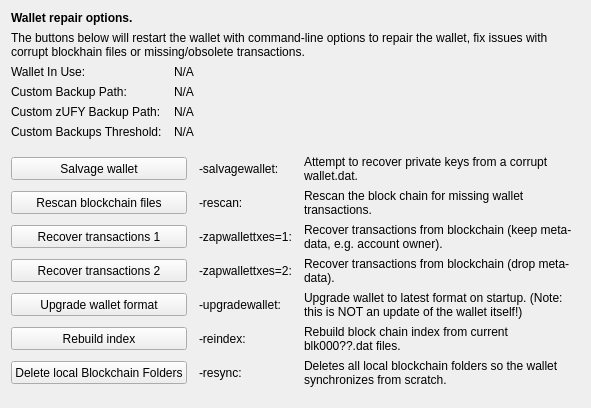
     <widget class="QWidget" name="tab_repair">
      <attribute name="title">
       <string>&amp;Wallet Repair</string>
      </attribute>
      <layout class="QGridLayout" name="gridLayout_4" columnstretch="0,0,0,0">
       <property name="horizontalSpacing">
        <number>12</number>
       </property>
       <item row="0" column="0" colspan="4">
        <widget class="QLabel" name="label_repair_header">
         <property name="font">
          <font>
           <weight>75</weight>
           <bold>true</bold>
          </font>
         </property>
         <property name="text">
          <string>Wallet repair options.</string>
         </property>
        </widget>
       </item>
       <item row="1" column="0" colspan="4">
        <widget class="QLabel" name="label_repair_helptext">
         <property name="font">
          <font>
           <weight>50</weight>
           <bold>false</bold>
          </font>
         </property>
         <property name="text">
          <string>The buttons below will restart the wallet with command-line options to repair the wallet, fix issues with corrupt blockhain files or missing/obsolete transactions.</string>
         </property>
         <property name="wordWrap">
          <bool>true</bool>
         </property>
        </widget>
       </item>
       <item row="2" column="0">
        <widget class="QLabel" name="wallet_path_label">
         <property name="text">
          <string>Wallet In Use:</string>
         </property>
        </widget>
       </item>
       <item row="2" column="1" colspan="3">
        <widget class="QLabel" name="wallet_path">
         <property name="cursor">
          <cursorShape>IBeamCursor</cursorShape>
         </property>
         <property name="text">
          <string>N/A</string>
         </property>
         <property name="textFormat">
          <enum>Qt::PlainText</enum>
         </property>
         <property name="textInteractionFlags">
          <set>Qt::LinksAccessibleByMouse|Qt::TextSelectableByKeyboard|Qt::TextSelectableByMouse</set>
         </property>
        </widget>
       </item>
       <item row="3" column="0">
        <widget class="QLabel" name="wallet_custombackuppath_label">
         <property name="text">
          <string>Custom Backup Path:</string>
         </property>
         <property name="visible">
          <bool>false</bool>
         </property>
        </widget>
       </item>
       <item row="3" column="1" colspan="3">
        <widget class="QLabel" name="wallet_custombackuppath">
         <property name="cursor">
          <cursorShape>IBeamCursor</cursorShape>
         </property>
         <property name="text">
          <string>N/A</string>
         </property>
         <property name="textFormat">
          <enum>Qt::PlainText</enum>
         </property>
         <property name="textInteractionFlags">
          <set>Qt::LinksAccessibleByMouse|Qt::TextSelectableByKeyboard|Qt::TextSelectableByMouse</set>
         </property>
         <property name="visible">
          <bool>false</bool>
         </property>
        </widget>
       </item>
       <item row="4" column="0">
        <widget class="QLabel" name="wallet_customzufybackuppath_label">
         <property name="text">
          <string>Custom zUFY Backup Path:</string>
         </property>
         <property name="visible">
          <bool>false</bool>
         </property>
        </widget>
       </item>
       <item row="4" column="1" colspan="3">
        <widget class="QLabel" name="wallet_customzufybackuppath">
         <property name="cursor">
          <cursorShape>IBeamCursor</cursorShape>
         </property>
         <property name="text">
          <string>N/A</string>
         </property>
         <property name="textFormat">
          <enum>Qt::PlainText</enum>
         </property>
         <property name="textInteractionFlags">
          <set>Qt::LinksAccessibleByMouse|Qt::TextSelectableByKeyboard|Qt::TextSelectableByMouse</set>
         </property>
         <property name="visible">
          <bool>false</bool>
         </property>
        </widget>
       </item>
       <item row="5" column="0">
        <widget class="QLabel" name="wallet_custombackupthreshold_label">
         <property name="text">
          <string>Custom Backups Threshold:</string>
         </property>
         <property name="visible">
          <bool>false</bool>
         </property>
        </widget>
       </item>
       <item row="5" column="1" colspan="3">
        <widget class="QLabel" name="wallet_custombackupthreshold">
         <property name="cursor">
          <cursorShape>IBeamCursor</cursorShape>
         </property>
         <property name="text">
          <string>N/A</string>
         </property>
         <property name="textFormat">
          <enum>Qt::PlainText</enum>
         </property>
         <property name="textInteractionFlags">
          <set>Qt::LinksAccessibleByMouse|Qt::TextSelectableByKeyboard|Qt::TextSelectableByMouse</set>
         </property>
         <property name="visible">
          <bool>false</bool>
         </property>
        </widget>
       </item>
       <item row="6" column="0">
        <spacer name="verticalSpacer_repair1">
         <property name="orientation">
          <enum>Qt::Vertical</enum>
         </property>
         <property name="sizeHint" stdset="0">
          <size>
           <width>10</width>
           <height>10</height>
          </size>
         </property>
        </spacer>
       </item>
       <item row="7" column="0" colspan="2">
        <widget class="QPushButton" name="btn_salvagewallet">
         <property name="minimumSize">
          <size>
           <width>100</width>
           <height>23</height>
          </size>
         </property>
         <property name="text">
          <string>Salvage wallet</string>
         </property>
        </widget>
       </item>
       <item row="7" column="2">
        <widget class="QLabel" name="label_repair_salvage_command">
         <property name="text">
          <string notr="true">-salvagewallet:</string>
         </property>
        </widget>
       </item>
       <item row="7" column="3">
        <widget class="QLabel" name="label_repair_salvage">
         <property name="text">
          <string>Attempt to recover private keys from a corrupt wallet.dat.</string>
         </property>
         <property name="wordWrap">
          <bool>true</bool>
         </property>
        </widget>
       </item>
       <item row="8" column="0" colspan="2">
        <widget class="QPushButton" name="btn_rescan">
         <property name="minimumSize">
          <size>
           <width>100</width>
           <height>23</height>
          </size>
         </property>
         <property name="text">
          <string>Rescan blockchain files</string>
         </property>
        </widget>
       </item>
       <item row="8" column="2">
        <widget class="QLabel" name="label_repair_rescan_command">
         <property name="text">
          <string notr="true">-rescan:</string>
         </property>
        </widget>
       </item>
       <item row="8" column="3">
        <widget class="QLabel" name="label_repair_rescan">
         <property name="text">
          <string>Rescan the block chain for missing wallet transactions.</string>
         </property>
         <property name="wordWrap">
          <bool>true</bool>
         </property>
        </widget>
       </item>
       <item row="9" column="0" colspan="2">
        <widget class="QPushButton" name="btn_zapwallettxes1">
         <property name="minimumSize">
          <size>
           <width>100</width>
           <height>23</height>
          </size>
         </property>
         <property name="text">
          <string>Recover transactions 1</string>
         </property>
        </widget>
       </item>
       <item row="9" column="2">
        <widget class="QLabel" name="label_repair_zap1_command">
         <property name="text">
          <string notr="true">-zapwallettxes=1:</string>
         </property>
        </widget>
       </item>
       <item row="9" column="3">
        <widget class="QLabel" name="label_repair_zap1">
         <property name="text">
          <string>Recover transactions from blockchain (keep meta-data, e.g. account owner).</string>
         </property>
         <property name="wordWrap">
          <bool>true</bool>
         </property>
        </widget>
       </item>
       <item row="10" column="0" colspan="2">
        <widget class="QPushButton" name="btn_zapwallettxes2">
         <property name="minimumSize">
          <size>
           <width>100</width>
           <height>23</height>
          </size>
         </property>
         <property name="text">
          <string>Recover transactions 2</string>
         </property>
        </widget>
       </item>
       <item row="10" column="2">
        <widget class="QLabel" name="label_repair_zap2_command">
         <property name="text">
          <string notr="true">-zapwallettxes=2:</string>
         </property>
        </widget>
       </item>
       <item row="10" column="3">
        <widget class="QLabel" name="label_repair_zap2">
         <property name="text">
          <string>Recover transactions from blockchain (drop meta-data).</string>
         </property>
         <property name="wordWrap">
          <bool>true</bool>
         </property>
        </widget>
       </item>
       <item row="11" column="0" colspan="2">
        <widget class="QPushButton" name="btn_upgradewallet">
         <property name="minimumSize">
          <size>
           <width>100</width>
           <height>23</height>
          </size>
         </property>
         <property name="text">
          <string>Upgrade wallet format</string>
         </property>
        </widget>
       </item>
       <item row="11" column="2">
        <widget class="QLabel" name="label_repair_upgrade_command">
         <property name="text">
          <string notr="true">-upgradewallet:</string>
         </property>
        </widget>
       </item>
       <item row="11" column="3">
        <widget class="QLabel" name="label_repair_upgrade">
         <property name="text">
          <string>Upgrade wallet to latest format on startup. (Note: this is NOT an update of the wallet itself!)</string>
         </property>
         <property name="wordWrap">
          <bool>true</bool>
         </property>
        </widget>
       </item>
       <item row="12" column="0" colspan="2">
        <widget class="QPushButton" name="btn_reindex">
         <property name="minimumSize">
          <size>
           <width>100</width>
           <height>23</height>
          </size>
         </property>
         <property name="text">
          <string>Rebuild index</string>
         </property>
        </widget>
       </item>
       <item row="12" column="2">
        <widget class="QLabel" name="label_repair_reindex_command">
         <property name="text">
          <string notr="true">-reindex:</string>
         </property>
        </widget>
       </item>
       <item row="12" column="3">
        <widget class="QLabel" name="label_repair_reindex">
         <property name="text">
          <string>Rebuild block chain index from current blk000??.dat files.</string>
         </property>
         <property name="wordWrap">
          <bool>true</bool>
         </property>
        </widget>
       </item>
       <item row="13" column="0" colspan="2">
        <widget class="QPushButton" name="btn_resync">
         <property name="minimumSize">
          <size>
           <width>100</width>
           <height>23</height>
          </size>
         </property>
         <property name="text">
          <string>Delete local Blockchain Folders</string>
         </property>
        </widget>
       </item>
       <item row="13" column="2">
        <widget class="QLabel" name="label_repair_resync_command">
         <property name="text">
          <string>-resync:</string>
         </property>
        </widget>
       </item>
       <item row="13" column="3">
        <widget class="QLabel" name="label_repair_resync">
         <property name="text">
          <string>Deletes all local blockchain folders so the wallet synchronizes from scratch.</string>
         </property>
         <property name="wordWrap">
          <bool>true</bool>
         </property>
        </widget>
       </item>
       <item row="14" column="0">
        <spacer name="verticalSpacer_repair2">
         <property name="orientation">
          <enum>Qt::Vertical</enum>
         </property>
         <property name="sizeHint" stdset="0">
          <size>
           <width>20</width>
           <height>10</height>
          </size>
         </property>
        </spacer>
       </item>
      </layout>
     </widget>
